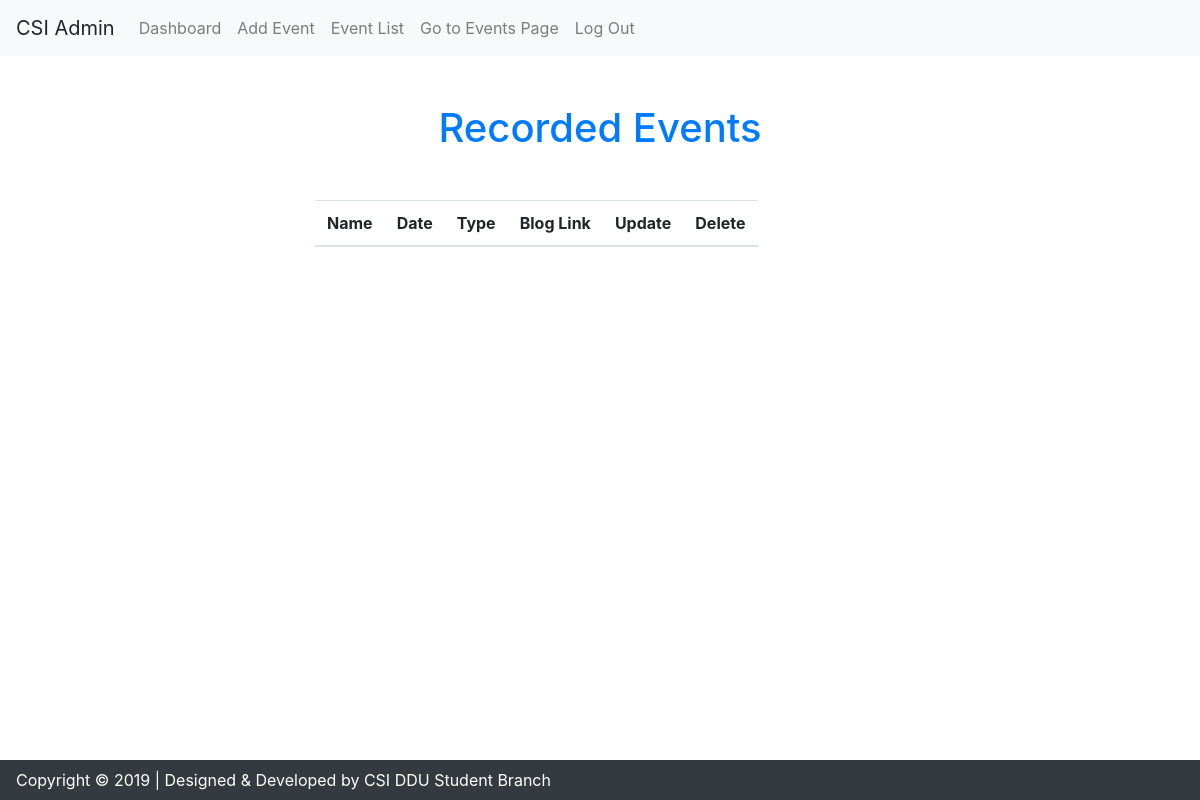
The app's page /admin/view_event.php (signed in), older data.
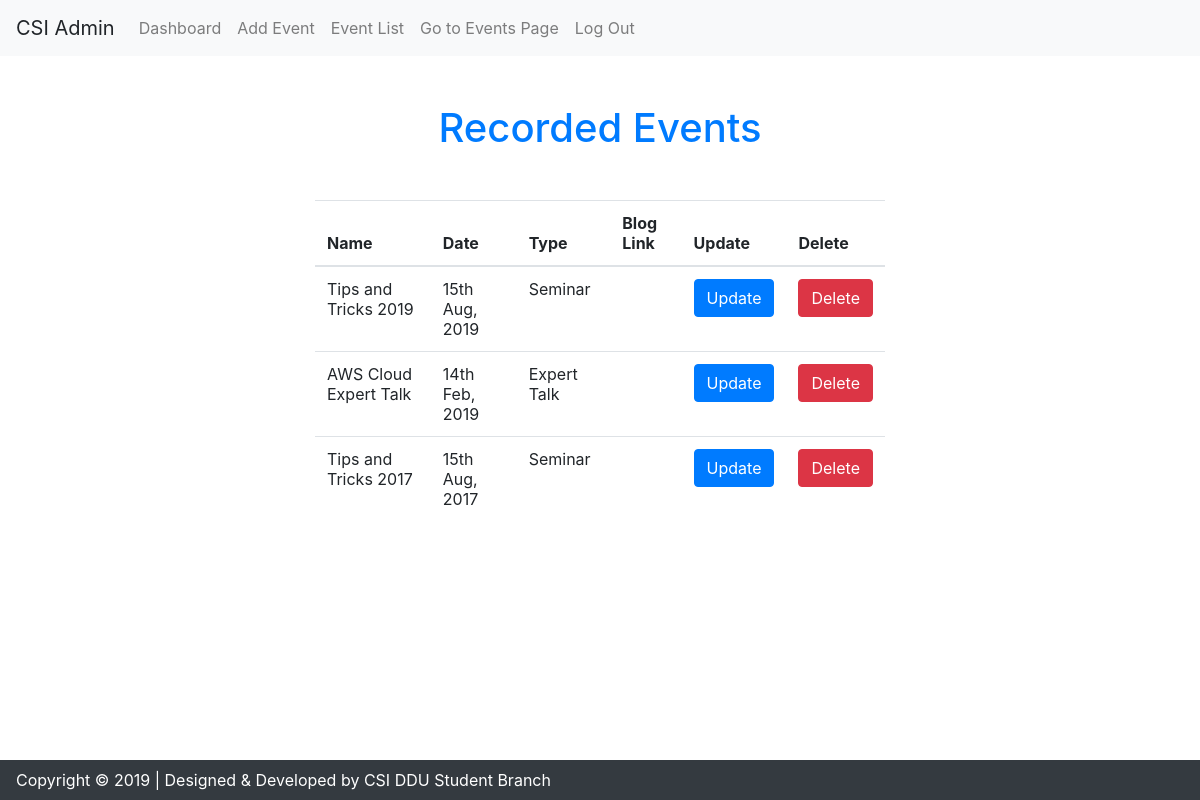
The same page, newer data.
### tables this page shows
CREATE TABLE `event_master` (
  `id` int(6) NOT NULL,
  `name` varchar(70) NOT NULL,
  `type` varchar(20) NOT NULL,
  `date` date NOT NULL DEFAULT current_timestamp(),
  `description` varchar(700) NOT NULL,
  `photo_link` varchar(500) DEFAULT NULL,
  `blog_link` varchar(500) DEFAULT NULL
);

### admin/view_event.php (the view, shortened to what this page needs)
<html lang="en">
<head>
  <link rel="stylesheet" href="../fonts/icomoon/style.css">
  <link rel="stylesheet" href="../css/bootstrap.min.css">
  <link rel="stylesheet" href="../css/jquery-ui.css">
  <link rel="stylesheet" href="../css/jquery.fancybox.min.css">
  <link rel="stylesheet" href="../css/bootstrap-datepicker.css">
  <link rel="stylesheet" href="../css/owl.carousel.min.css">
  <link rel="stylesheet" href="../css/owl.theme.default.min.css">
  <link rel="stylesheet" href="../css/owl.theme.default.min.css">
  <link rel="stylesheet" href="../fonts/flaticon/font/flaticon.css">
  <link rel="stylesheet" href="../css/aos.css">
	<link rel="stylesheet" href="https://cdnjs.cloudflare.com/ajax/libs/twitter-bootstrap/4.1.3/css/bootstrap.css">
	<link rel="stylesheet" href="https://cdn.datatables.net/responsive/2.2.3/css/responsive.bootstrap4.min.css">
	<link rel="stylesheet" href="https://cdn.datatables.net/1.10.19/css/dataTables.bootstrap4.min.css">
</head>
<body>
		<?php include("admin_navbar.php"); ?>
		<section class="container site-section">
			<h1 class="text-center text-primary mt-5 mb-4"> Recorded Events</h1>
		</section>
		<div class="container site-section mt-5 mb-5 col-md-6 justify-content-center">
				<table id="events" class="table table-hover table-responsive dt-responsive" style="width:100%;">
				<thead>
		            <tr>
		                <th scope="col">Name</th>
		                <th scope="col">Date</th>
		                <th scope="col">Type</th>
		                <th scope="col">Blog Link</th>
		                <th scope="col">Update</th>
						<th scope="col">Delete</th>
		            </tr>
		        </thead>
		        <tbody>
					<?php
		  			include("../db_connect.php");
		  			$sql = "SELECT * from Event_master ORDER BY date DESC";
		  			$event_list = $pdo->query($sql)->fetchAll();
		  			foreach($event_list as $event){
		  			?>
					<tr>
		                <td><?php echo $event['name']; ?></td>
		                <td><?php echo date("jS M, Y", strtotime($event['date'])); ?></td>
		                <td><?php echo $event['type']; ?></td>
						<td><?php echo $event['blog_link']; ?></td>
						<td>
							<?php echo
							'<form method="post" action="update_event.php">
								<input type="hidden" name="event_id" value="'.$event['id'].'">
								<button class="btn btn-primary" type="submit"> Update </button>
							</form>';
							?>
					 	</td>
						<td>
							<?php echo
							'<form method="post" action="delevent_db.php">
								<input type="hidden" name="event_id" value="'.$event['id'].'">
								<input type="hidden" name="event_name" value="'.$event['name'].'">
								<button class="btn btn-danger" type="submit"> Delete </button>
							</form>';
							?>
					 	</td>
		            </tr>
					<?php
					}
					?>
		        </tbody>
		    	</table>
		</div>
		<footer class="navbar fixed-bottom navbar-dark bg-dark text-center text-white">
		   <p class="mb-0"> Copyright &copy; 2019 | Designed & Developed by CSI DDU Student Branch </p>
	   </footer>
</body>
</html>

Row changes from the older to the newer data that the page shows:
added event_master: name "Tips and Tricks 2019", date "15th Aug, 2019", type "Seminar"
added event_master: name "AWS Cloud Expert Talk", date "14th Feb, 2019", type "Expert Talk"
added event_master: name "Tips and Tricks 2017", date "15th Aug, 2017", type "Seminar"
